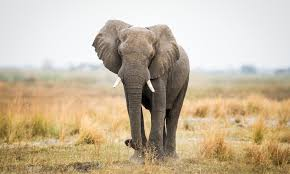
%> input picture elephant1.jpg, 290 x 174 px
$ octave dwt.m   (GNU Octave 9; MATLAB toolbox functions it lacks are replaced by stand-ins)
%> lines starting %> are read from the running program, lines starting %| are printed output that depends on the picture
clc;
close all;
%cover image
cover_image=imread('elephant1.jpg');
%> cover_image is the input picture: size 174x290x3 uint8; mean R, G, B 198.7, 182.3, 156.8
figure(1);
subplot(2,2,1);
imshow(rgb2gray(cover_image));
title('1. Cover Image');
% apply dwt
[c_LL,c_LH,c_HL,c_HH]=dwt2(cover_image,'haar');
%select LL band
img=c_LL;
% generate R G B bands of Image
red1=img(:,:,1);
green1=img(:,:,2);
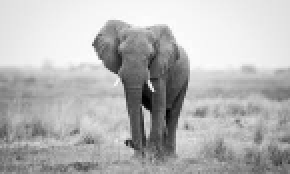
%> green1: size 87x145 double (shown 2 times larger); min 0.5, max 508.5, mean 364.6; drawn with min black and max white
blue1=img(:,:,3);
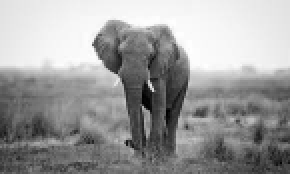
%> blue1: size 87x145 double (shown 2 times larger); min 0, max 510, mean 313.7; drawn with min black and max white
% single value decomposition, generating "S" matrix having  values with U and V with zero elements.
[U_imgr1,S_imgr1,V_imgr1]= svd(red1);
[U_imgg1,S_imgg1,V_imgg1]= svd(green1);
[U_imgb1,S_imgb1,V_imgb1]= svd(blue1);

%secret image
secret_image=imread('elephant.jpg');
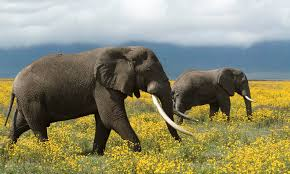
%> input picture elephant.jpg, 290 x 174 px
%> secret_image is the input picture: size 174x290x3 uint8; mean R, G, B 141.7, 139.9, 111.2
subplot(2,2,2);
imshow(rgb2gray(secret_image));
title('2. Secret image');
% apply dwt
[w_LL,w_LH,w_HL,w_HH]=dwt2(secret_image,'haar');
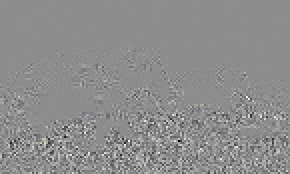
%> w_HH: size 87x145x3 double (shown 2 times larger); mean R, G, B 0, 0, 0; mean of the top-left, top-right, bottom-left and bottom-right quarters 0, 0, -0.1, 0.3; drawn with min black and max white
%select LL band
img_wat=w_LL;
red2=img_wat(:,:,1);
green2=img_wat(:,:,2);
blue2=img_wat(:,:,3);
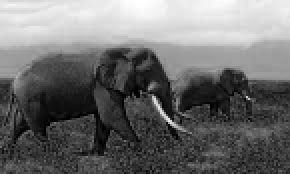
%> blue2: size 87x145 double (shown 2 times larger); min 0, max 510, mean 222.4; drawn with min black and max white
% single value decomposition, generating "S" matrix having  values with U and V with zero elements.
[U_imgr2,S_imgr2,V_imgr2]= svd(red2);
[U_imgg2,S_imgg2,V_imgg2]= svd(green2);
[U_imgb2,S_imgb2,V_imgb2]= svd(blue2);

% watermarking
S_wimgr=S_imgr1+(0.10*S_imgr2);
S_wimgg=S_imgg1+(0.10*S_imgg2);
S_wimgb=S_imgb1+(0.10*S_imgb2);
% merging
wimgr = U_imgr1*S_wimgr*V_imgr1';
wimgg = U_imgg1*S_wimgg*V_imgg1';
wimgb = U_imgb1*S_wimgb*V_imgb1';

wimg=cat(3,wimgr,wimgg,wimgb);
%newhost_LL=wimg;

%output
% apply idwt
rgb2=idwt2(wimg,c_LH,c_HL,c_HH,'haar');
imwrite(uint8(rgb2),'Stego.jpg');
subplot(2,2,3);imshow(rgb2gray(uint8(rgb2)));title(' 3. Steganographed Image');


%read the stego image
rgbimage=imread('Stego.jpg');
%apply dwt
[wm_LL,wm_LH,wm_HL,wm_HH]=dwt2(rgbimage,'haar');
%select ll band
img_w=wm_LL;
red3=img_w(:,:,1);
green3=img_w(:,:,2);
blue3=img_w(:,:,3);
[U_imgr3,S_imgr3,V_imgr3]= svd(red3);
[U_imgg3,S_imgg3,V_imgg3]= svd(green3);
[U_imgb3,S_imgb3,V_imgb3]= svd(blue3);


S_ewatr=(S_imgr3-S_imgr1)/0.10;
S_ewatg=(S_imgg3-S_imgg1)/0.10;
S_ewatb=(S_imgb3-S_imgb1)/0.10;

ewatr = U_imgr2*S_ewatr*V_imgr2';
ewatg = U_imgg2*S_ewatg*V_imgg2';
ewatb = U_imgb2*S_ewatb*V_imgb2';

ewat=cat(3,ewatr,ewatg,ewatb);


%output
subplot(2,2,4);
rgb2=idwt2(ewat,w_LH,w_HL,w_HH,'haar');
imshow(rgb2gray(uint8(rgb2)));
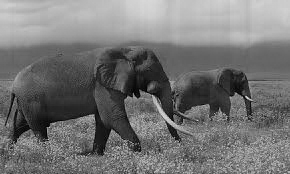
%> displayed picture: size 174x290, on the screen's scale of 0 to 255; min 0, max 219, mean 115.9
imwrite(uint8(rgb2),'Extracted.jpg');title('Extracted Secret Image');
%> after `imwrite(uint8(rgb2),'Extracted.jpg')`:
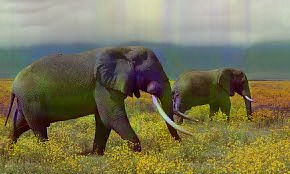
%> saved as Extracted.jpg: size 174x290x3 uint8; mean R, G, B 122.7, 118.3, 86.1


pic1=double(secret_image);
pic2=double(uint8(rgb2));


[M N] = size(pic1);
%> M = 174; N = 870


error = pic1 - pic2;
MSE = sum(sum(error .* error)) / (M * N);
%> MSE = [214.2 262.9 361]
if(MSE > 0)
    PSNR = 10*log10(255*255./MSE);
%> PSNR = [24.82 23.93 22.56]
else
    PSNR = 99;
end
disp('PSNR of message image to extracted image is')
disp(abs(PSNR))
%| ans(:,:,1) = 24.823
%| ans(:,:,2) = 23.932
%| ans(:,:,3) = 22.555
disp('MSE is')
disp(abs(MSE))
%| ans(:,:,1) = 214.18
%| ans(:,:,2) = 262.95
%| ans(:,:,3) = 361.04
